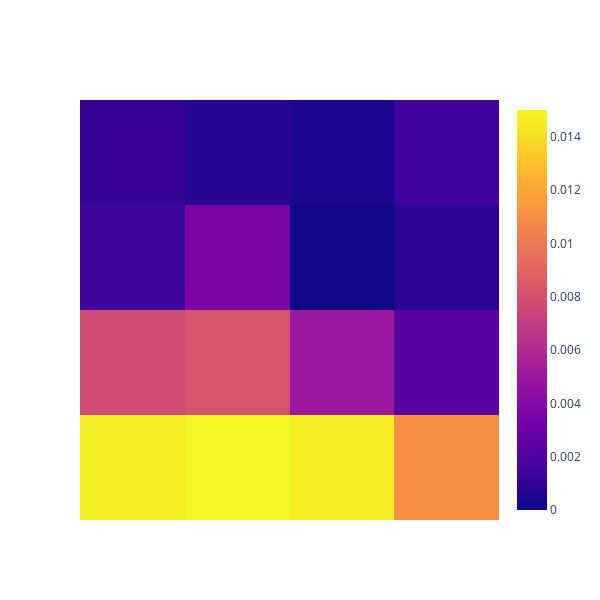

Notebook source saved alongside this figure:
### Code cell
fig = get_dist_fig(dist_matrix)
fig.data[0].update(zmin=0., zmax=0.015) # adjust the color scale
fig.show()
